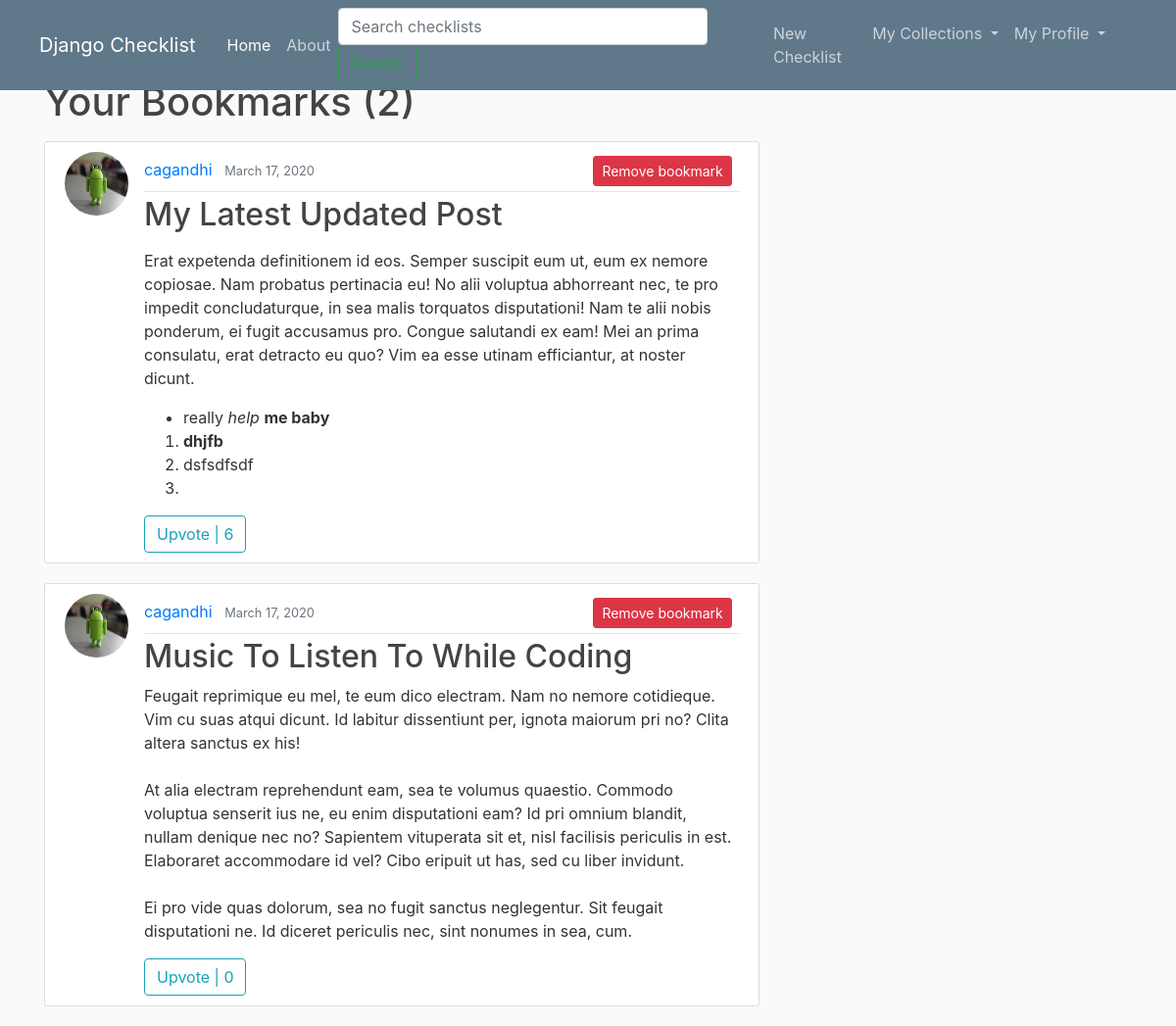
The page /bookmarks/ (signed in) on the database its author committed.
### checklist/models.py (models this page shows, shortened)
class Bookmark(models.Model):
	user = models.ForeignKey(User, on_delete=models.CASCADE)
	checklist = models.ForeignKey(Checklist, on_delete=models.CASCADE)

class Checklist(models.Model):
	title = models.CharField(max_length=100)
	content = RichTextField()
	date_posted = models.DateTimeField(default=timezone.now)
	author = models.ForeignKey(User, on_delete = models.CASCADE)
	visibility = models.IntegerField(default=0)

### users/models.py (models this page shows, shortened)
class Profile(models.Model):
	user = models.OneToOneField(User, on_delete = models.CASCADE)
	image = models.ImageField(default='default.jpg', upload_to='profile_pics')

### checklist/views.py (the view)
# urls.py: path('bookmarks/', BookmarkChecklistListView.as_view(), name='bookmarks'),
class BookmarkChecklistListView(ListView):
	model = Bookmark
	template_name = 'checklist/bookmark_checklists.html'
	paginate_by = 5
	def get_context_data(self, **kwargs):
		context = super(BookmarkChecklistListView, self).get_context_data(**kwargs)
		upvotes_cnt_list = []
		bookmarks_var = Bookmark.objects.filter(user=self.request.user)
		for bookmark in bookmarks_var:
			upvotes_cnt_list.append(Upvote.objects.filter(checklist=bookmark.checklist).count())
		checklist_upvotes = zip(bookmarks_var, upvotes_cnt_list)
		paginator = Paginator(list(checklist_upvotes), self.paginate_by)
		page = self.request.GET.get('page')
		try:
			page_checklist_upvotes = paginator.page(page)
		except PageNotAnInteger:
			page_checklist_upvotes = paginator.page(1)
		except EmptyPage:
			page_checklist_upvotes = paginator.page(paginator.num_pages)
		context['checklist_upvotes'] = page_checklist_upvotes
		context['title'] = 'bookmarks'
		context['is_paginated'] = page_checklist_upvotes.has_other_pages
		return context

### checklist/templates/checklist/bookmark_checklists.html (shortened to what this page needs)
{% extends "checklist/base.html" %}
{% block content %}
	<h1 class="mb-3">Your Bookmarks ({{ checklist_upvotes.paginator.count }})</h1>
	{% for bookmark, uvote in checklist_upvotes %}
		<article class="media content-section">
			<img class="rounded-circle article-img" src="{{ bookmark.checklist.author.profile.image.url }}">
			<div class="media-body">
				<div class="article-metadata">
					<a class="mr-2" href="{% url 'user-checklists' bookmark.checklist.author.username %}">{{ bookmark.checklist.author }}</a>
					<small class="text-muted">{{ bookmark.checklist.date_posted|date:'F d, Y' }}</small>
					<a style="margin-left: 280px" class="btn btn-danger btn-sm mt-1 mb-1 mr-1" href="{% url 'checklist-bookmark' bookmark.checklist.id %}">Remove bookmark</a>
				</div>
				<h2><a class="article-title" href="{% url 'checklist-detail' bookmark.checklist.id %}">{{ bookmark.checklist.title }}</a></h2>
				<p class="article-content">{{ bookmark.checklist.content|safe }}</p>
				{% if user.is_authenticated and bookmark.checklist.author.username != user.username %}
					<a class="btn btn-outline-info" href="{% url 'checklist-upvote' bookmark.checklist.id %}">Upvote | {{ uvote }}</a>
				{% else %}
					<a class="btn btn-outline-info disabled">{{ uvote }} Upvotes</a>
				{% endif %}
			</div>
		</article>
	{% endfor %}
{% endblock content  %}

### checklist/static/checklist/main.css (style rules this page uses)
body { background: #fafafa; color: #333333; margin-top: 5rem; }
h1, h2, h3, h4, h5, h6 { color: #444444; }
ul { margin: 0; }
.content-section { background: #ffffff; padding: 10px 20px; border: 1px solid #dddddd; border-radius: 3px; margin-bottom: 20px; }
.article-title { color: #444444; }
.article-content { white-space: pre-line; }
.article-img { height: 65px; width: 65px; margin-right: 16px; }
.article-metadata { padding-bottom: 1px; margin-bottom: 4px; border-bottom: 1px solid #e3e3e3 }

### rows shown on the page
Bookmark: checklist.author.profile.image (picture), checklist.author "cagandhi", checklist.date_posted "March 17, 2020", checklist "My Latest Updated Post", checklist.content "Erat expetenda definitionem id eos. Semper suscipit eum ut, eum ex nemore copiosae. Nam probatus pertinacia eu! No alii voluptua abhorreant nec, te pro impedit concludaturque, in sea malis torquatos disputationi! Nam te alii nobis ponderum, ei fugit accusamus pro. Congue salutandi ex eam! Mei an prima consulatu, erat detracto eu quo? Vim ea esse utinam efficiantur, at noster dicunt. really help me baby dhjfb dsfsdfsdf", uvote "6"
Bookmark: checklist.author.profile.image (picture), checklist.author "cagandhi", checklist.date_posted "March 17, 2020", checklist "Music To Listen To While Coding", checklist.content "Feugait reprimique eu mel, te eum dico electram. Nam no nemore cotidieque. Vim cu suas atqui dicunt. Id labitur dissentiunt per, ignota maiorum pri no? Clita altera sanctus ex his! At alia electram reprehendunt eam, sea te volumus quaestio. Commodo voluptua senserit ius ne, eu enim disputationi eam? Id pri omnium blandit, nullam denique nec no? Sapientem vituperata sit et, nisl facilisis periculis in est. Elaboraret accommodare id vel? Cibo eripuit ut has, sed cu liber invidunt. Ei pro vide quas dolorum, sea no fugit sanctus neglegentur. Sit feugait disputationi ne. Id diceret periculis nec, sint nonumes in sea, cum.", uvote "0"

### other values the page prints
{{ checklist_upvotes.paginator.count }} "2"
